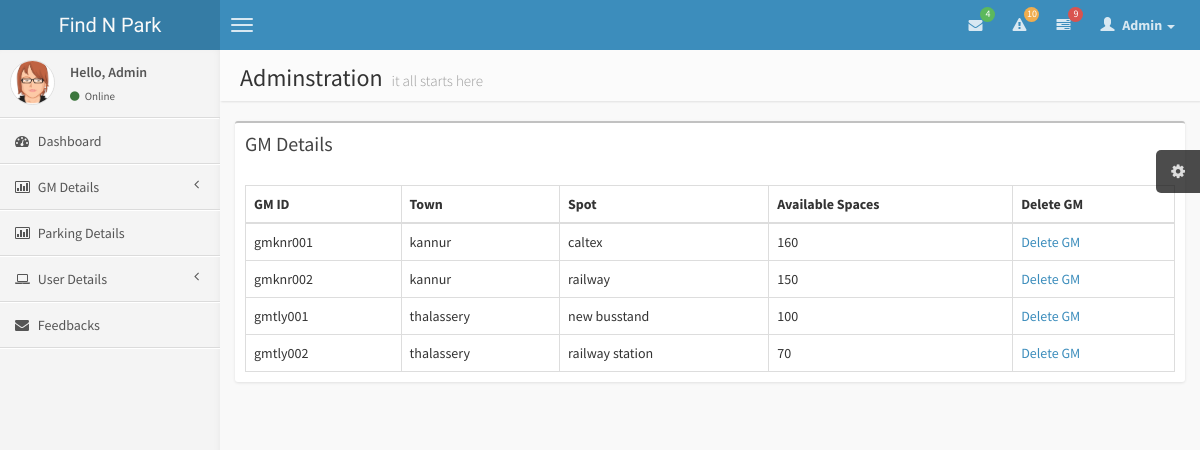
Screenshot of /admin/gmdet.php with the database file from the repository.
### tables this page shows
CREATE TABLE IF NOT EXISTS `gm` (
  `gmid` varchar(25) NOT NULL,
  `town` varchar(30) NOT NULL,
  `spot` varchar(30) NOT NULL,
  `total` int(10) NOT NULL,
  `parked` int(10) NOT NULL,
  `blocked` int(10) NOT NULL,
  `free` int(10) NOT NULL,
  PRIMARY KEY (`gmid`)
);

### admin/gmdet.php (the view, shortened to what this page needs)
<!DOCTYPE html>
<?php
$result = mysql_query("select * from gm");
?>
<html>
    <head>
        <link href="../css/bootstrap.min.css" rel="stylesheet" type="text/css" />
        <link href="../css/font-awesome.min.css" rel="stylesheet" type="text/css" />
        <link href="../css/ionicons.min.css" rel="stylesheet" type="text/css" />
        <link href="../css/AdminLTE.css" rel="stylesheet" type="text/css" />
    </head>
    <body class="skin-blue">
        <header class="header">
            <a href="../index.html" class="logo">
                Find N Park
            </a>
            <nav class="navbar navbar-static-top" role="navigation">
                <a href="#" class="navbar-btn sidebar-toggle" data-toggle="offcanvas" role="button">
                    <span class="icon-bar"></span>
                    <span class="icon-bar"></span>
                    <span class="icon-bar"></span>
                </a>
                <div class="navbar-right">
                    <ul class="nav navbar-nav">
                        <li class="dropdown messages-menu">
                            <a href="#" class="dropdown-toggle" data-toggle="dropdown">
                                <i class="fa fa-envelope"></i>
                                <span class="label label-success">4</span>
                            </a>
                        </li>
                        <li class="dropdown notifications-menu">
                            <a href="#" class="dropdown-toggle" data-toggle="dropdown">
                                <i class="fa fa-warning"></i>
                                <span class="label label-warning">10</span>
                            </a>
                        </li>
                        <li class="dropdown tasks-menu">
                            <a href="#" class="dropdown-toggle" data-toggle="dropdown">
                                <i class="fa fa-tasks"></i>
                                <span class="label label-danger">9</span>
                            </a>
                        </li>
                        <li class="dropdown user user-menu">
                            <a href="#" class="dropdown-toggle" data-toggle="dropdown">
                                <i class="glyphicon glyphicon-user"></i>
                                <span>Admin <i class="caret"></i></span>
                            </a>
                        </li>
                    </ul>
                </div>
            </nav>
        </header>
        <div class="wrapper row-offcanvas row-offcanvas-left">
            <aside class="left-side sidebar-offcanvas">
                <section class="sidebar">
                    <div class="user-panel">
                        <div class="pull-left image">
                            <img src="../img/avatar3.png" class="img-circle" alt="User Image" />
                        </div>
                        <div class="pull-left info">
                            <p>Hello, Admin</p>
                            <a href="#"><i class="fa fa-circle text-success"></i> Online</a>
                        </div>
                    </div>
                    <ul class="sidebar-menu">
                        <li>
                            <a href="admin_home.php">
                                <i class="fa fa-dashboard"></i> <span>Dashboard</span>
                            </a>
                        </li>
                        <li class="treeview">
                            <a href="admin/gmdet.php">
                                <i class="fa fa-bar-chart-o"></i>
                                <span>GM Details</span>
                                <i class="fa fa-angle-left pull-right"></i>
                            </a>
                        </li>
                        <li>
                            <a href="parkdet.php">
                                <i class="fa fa-bar-chart-o"></i>
                                <span>Parking Details</span>
                            </a>
                        </li>
                        <li class="treeview">
                            <a href="userdet.php">
                                <i class="fa fa-laptop"></i>
                                <span>User Details</span>
                                <i class="fa fa-angle-left pull-right"></i>
                            </a>
                        </li>
                        <li>
                            <a href="recfed.php">
                                <i class="fa fa-envelope"></i> <span>Feedbacks</span>
                            </a>
                        </li>
                    </ul>
                </section>
            </aside>
            <aside class="right-side">
                <section class="content-header">
                    <h1>
                        Adminstration
                        <small>it all starts here</small>
                    </h1>
                </section>
                <section class="content">
                <div class="box">
                                <div class="box-header">
                                    <h3 class="box-title">GM Details</h3>
                                </div>
                                <div class="box-body table-responsive">
                                    <table id="example2" class="table table-bordered table-hover">
                                        <thead>
                                            <tr>
                                                <th>GM ID</th>
                                                <th>Town</th>
                                                <th>Spot</th>
                                                <th>Available Spaces</th>
                                                <th>Delete GM</th>
                                            </tr>
                                        </thead>
                                        <tbody>
                                        <?php
                                        while($arr=mysql_fetch_array($result))
                                        {
                                        ?>
                                        <tr>
                                        <td><?php echo $arr['gmid'];?></td>
                                        <td><?php echo $arr['town'];?></td>
                                        <td><?php echo $arr['spot'];?></td>
                                        <td><?php echo $arr['total'];?></td>
                                        <td><a  href="delgm.php?gmid=<?php echo $arr['gmid'];?>">Delete GM</a></td>
                                        </tr>
                                        <?php
                                        }
                                        ?>
                                        </tbody>
                                    </table>
                                </div>
                            </div>
                </section>
            </aside>
        </div>
    </body>
</html>

### rows the page displays
gm: gmid "gmknr001", town "kannur", spot "caltex", total "160"
gm: gmid "gmknr002", town "kannur", spot "railway", total "150"
gm: gmid "gmtly001", town "thalassery", spot "new busstand", total "100"
gm: gmid "gmtly002", town "thalassery", spot "railway station", total "70"
